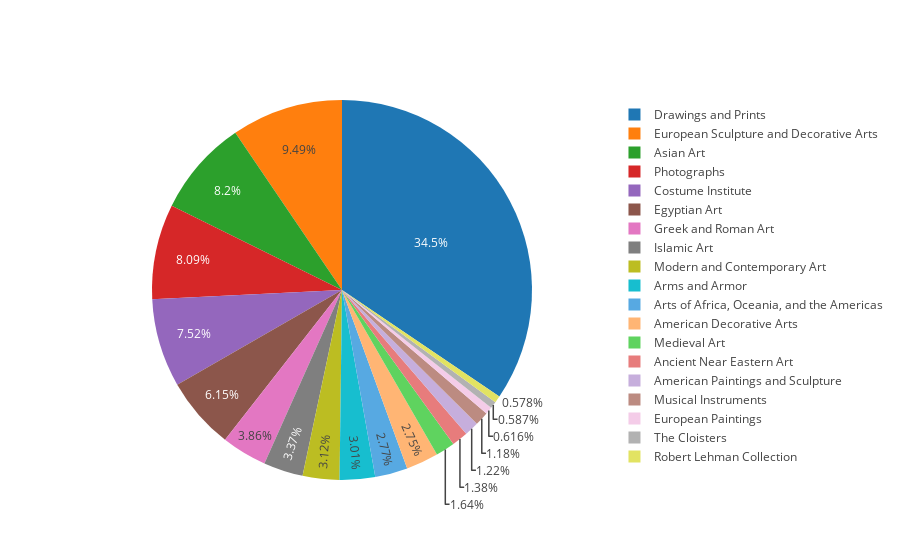

Write notebook code for a chart like this one.
### Code cell
plt.figure(figsize=(80,80))
temp = sDpt[sDpt['Count']>=1000]
init_notebook_mode(connected=True)
labels=temp['Name']
values=temp['Count']
trace=go.Pie(labels=labels,values=values)

iplot([trace])

### Figure 1 — Plotly figure (JSON) as saved in the notebook; plotly's stock layout.template omitted (floating-point values rounded to 4 significant figures)
{"data": [{"labels": ["Drawings and Prints", "European Sculpture and Decorative Arts", "Asian Art", "Photographs", "Costume Institute", "Egyptian Art", "Greek and Roman Art", "Islamic Art", "Modern and Contemporary Art", "Arms and Armor", "Arts of Africa, Oceania, and the Americas", "American Decorative Arts", "Medieval Art", "Ancient Near Eastern Art", "American Paintings and Sculpture", "Musical Instruments", "European Paintings", "The Cloisters", "Robert Lehman Collection"], "type": "pie", "values": [154445, 42528, 36727, 36258, 33681, 27542, 17292, 15082, 13991, 13486, 12427, 12330, 7343, 6185, 5451, 5303, 2760, 2628, 2589]}], "layout": {}}
